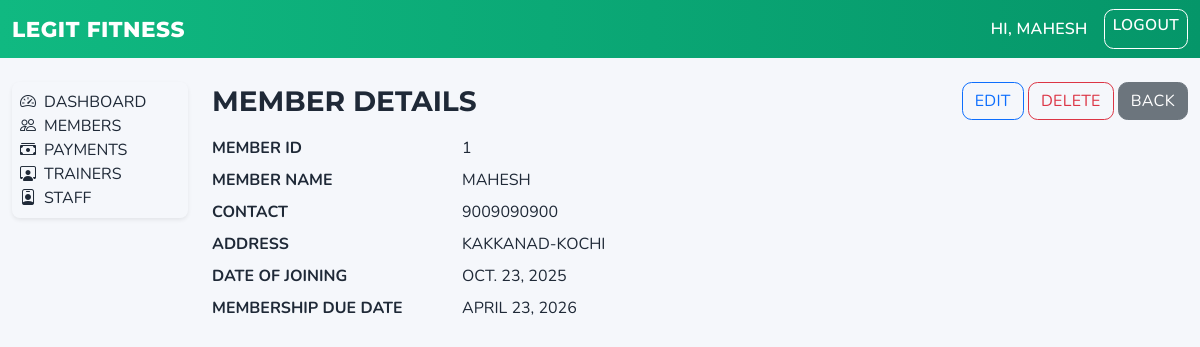
Before: /members/5/ (signed in) with the older database file.
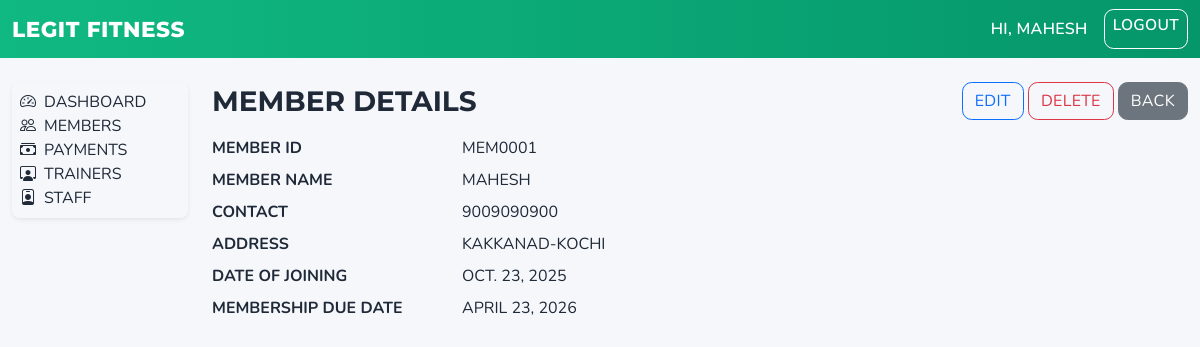
After: the same page with the newer database file.
### customers/models.py (models this page shows, shortened)
class Member(models.Model):
    member_id = models.CharField(max_length=20, null=True, blank=True)
    name = models.CharField(max_length=150)
    contact = models.CharField(max_length=20, blank=True)
    address = models.TextField(blank=True)
    date_of_joining = models.DateField(null=True, blank=True)
    membership_due_date = models.DateField(null=True, blank=True)
    position = models.PositiveIntegerField(default=0, db_index=True)
    class Meta:
        ordering = ["position", "name"]
        constraints = [
            models.UniqueConstraint(
                fields=["member_id"],
                name="unique_member_id_when_set",
                condition=Q(member_id__isnull=False) & ~Q(member_id=""),
            )
        ]

### customers/views.py (the view)
# urls.py: path("<int:pk>/", MemberDetailView.as_view(), name="detail"),
class MemberDetailView(LoginRequiredMixin, DetailView):
    model = Member
    template_name = "customers/detail.html"

### templates/customers/detail.html (shortened to what this page needs)
{% extends 'base.html' %}
{% block body_class %}theme-members{% endblock %}
{% block content %}
  <div class="d-flex justify-content-between align-items-center mb-3 text-uppercase">
    <h3 class="mb-0">Member Details</h3>
    <div>
      <a class="btn btn-outline-primary" href="{% url 'members:edit' object.pk %}">Edit</a>
      <a class="btn btn-outline-danger" href="{% url 'members:delete' object.pk %}">Delete</a>
      <a class="btn btn-secondary" href="{% url 'members:list' %}">Back</a>
    </div>
  </div>
  <dl class="row text-uppercase">
    <dt class="col-sm-3">Member ID</dt>
    <dd class="col-sm-9">{{ object.member_id }}</dd>
    <dt class="col-sm-3">Member Name</dt>
    <dd class="col-sm-9">{{ object.name }}</dd>
    <dt class="col-sm-3">Contact</dt>
    <dd class="col-sm-9">{{ object.contact }}</dd>
    <dt class="col-sm-3">Address</dt>
    <dd class="col-sm-9">{{ object.address|linebreaksbr }}</dd>
    <dt class="col-sm-3">Date of Joining</dt>
    <dd class="col-sm-9">{{ object.date_of_joining }}</dd>
    <dt class="col-sm-3">Membership Due Date</dt>
    <dd class="col-sm-9">{{ object.membership_due_date }}</dd>
  </dl>
{% endblock %}

Changed rows visible on the page:
changed Member "MAHESH": member_id "1" → "MEM0001"
